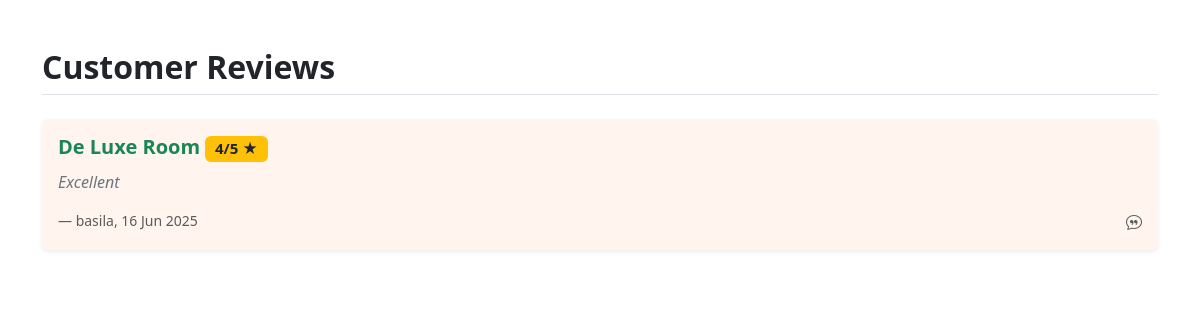
The page /customer/reviews/ on the database as committed earlier.
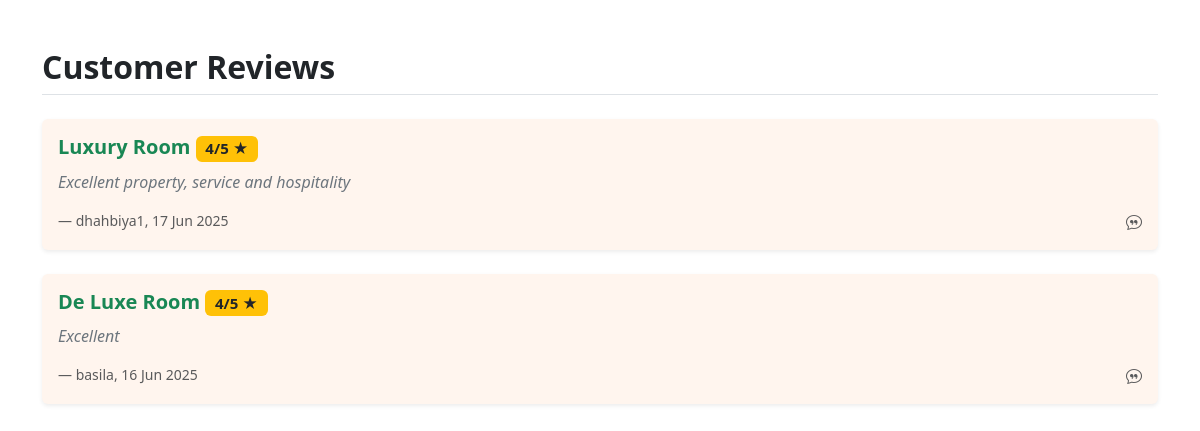
The same page on the database as committed later.
### useraccount/models.py (models this page shows, shortened)
class Review(models.Model):
    user = models.ForeignKey(User, on_delete=models.CASCADE)
    room_type = models.ForeignKey(RoomType, on_delete=models.CASCADE)
    rating = models.PositiveIntegerField(default=5)
    comment = models.TextField()
    date_posted = models.DateTimeField(auto_now_add=True)

class RoomType(models.Model):
    name = models.CharField(max_length=100)
    description = models.TextField()
    price_per_night = models.DecimalField(max_digits=8, decimal_places=2)
    capacity = models.IntegerField()
    features = models.TextField()
    image = models.ImageField(upload_to='room_images/')
    is_available = models.BooleanField(default=True)

### customer/views.py (the view)
# urls.py: path('reviews/', views.all_reviews, name='allreviews'),
def all_reviews(request):
    reviews = Review.objects.select_related('room_type', 'user').all().order_by('-date_posted')
    return render(request, 'allreviews.html', {'reviews': reviews})

### customer/templates/allreviews.html (shortened to what this page needs)
<!doctype html>
<html lang="en">
    <head>
        <link
            href="https://cdn.jsdelivr.net/npm/bootstrap@5.3.2/dist/css/bootstrap.min.css"
            rel="stylesheet"
        />
        <link href="https://cdn.jsdelivr.net/npm/bootstrap-icons@1.10.5/font/bootstrap-icons.css" rel="stylesheet">
    </head>
    <body>
        <div class="container my-5">
            <h2 class="mb-4 text-dark fw-bold border-bottom pb-2" style="color: #012F2F;">Customer Reviews</h2>
            {% for review in reviews %}
                <div class="card mb-4 shadow-sm border-0" style="background: #FFF5EE">
                <div class="card-body">
                    <h5 class="card-title text-success fw-semibold">
                    {{ review.room_type.name }} <span class="badge bg-warning text-dark">{{ review.rating }}/5 ★</span>
                    </h5>
                    <p class="card-text fst-italic text-secondary">{{ review.comment }}</p>
                    <div class="d-flex justify-content-between">
                    <small class="text-muted">
                        — {{ review.user.username }}, {{ review.date_posted|date:"d M Y" }}
                    </small>
                    <i class="text-muted bi bi-chat-quote"></i>
                    </div>
                </div>
                </div>
            {% empty %}
                <div class="alert alert-info text-center">No reviews yet. Be the first to leave one!</div>
            {% endfor %}
        </div>
    </body>
</html>

Rows that differ between the two databases and show on the page:
added Review: room_type.name "Luxury Room", rating "4", comment "Excellent property, service and hospitality", user.username "dhahbiya1", date_posted "17 Jun 2025"
